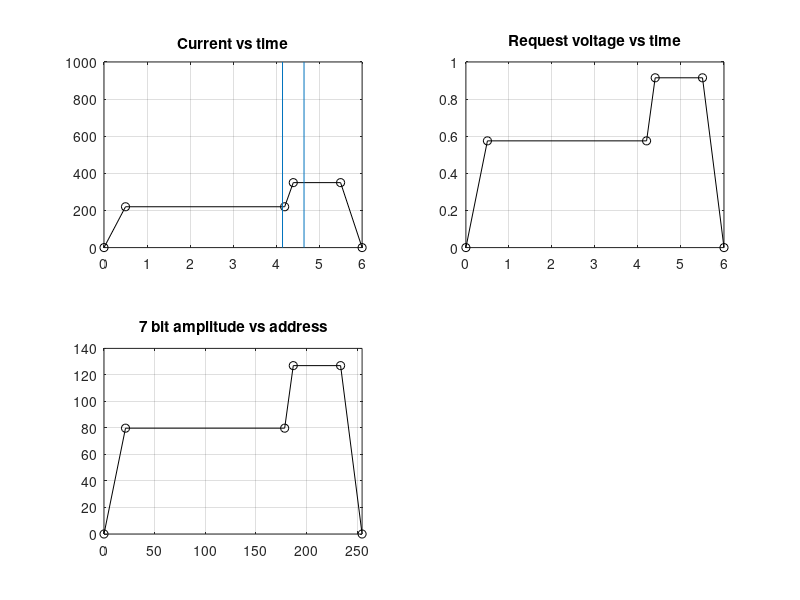

This figure's MATLAB source:
% Programming the Wavetek SG
% clear all
% close all

RFpulseLength = 0.5;
RFStart = 4.15;
RFEnd = RFStart + RFpulseLength;

Ymax = 127;
Ymin = 0  ;

Xmin = 0  ;
Xmax = 255;

Ical = 382.6; % [A/V]

CurrentProgram = 9;

switch CurrentProgram
    case 8 
        I = [0,220 ,220 ,220  ,220  ,0];
        t = [0,0.5 ,4.2 ,4.4  ,5.5  ,6];
    case 9
        I = [0,220 ,220 ,350  ,350  ,0];
        t = [0,0.5 ,4.2 ,4.4  ,5.5  ,6];
    case 10
        I = [0,220 ,220 ,400  ,400  ,0];
        t = [0,0.5 ,4.2 ,4.4  ,5.5  ,6];
    case 11
        I = [0,250 ,250 ,490  ,490  ,0];
        t = [0,0.5 ,4.2 ,4.4  ,5.5  ,6];
end

% Convert the desired current to voltge request level:
V = I/Ical;

% Convert request voltage and time to bits:
Y = V*(Ymax/max(V));
X = t*(Xmax/max(t));

% Plot data
figure
subplot(2,2,1)
hold on
plot(t,I,'ko-')
line([RFStart,RFStart],[0,1e3])
line([RFEnd,RFEnd],[0,1e3])
box on
title('Current vs time')
grid on

subplot(2,2,2)
plot(t,V,'ko-')
box on
title('Request voltage vs time')
grid on

subplot(2,2,3)
plot(X,Y,'ko-')
title('7 bit amplitude vs address')
xlim([Xmin,Xmax])
grid on

set(gcf,'color','w','Position',[600  60  500  550])
